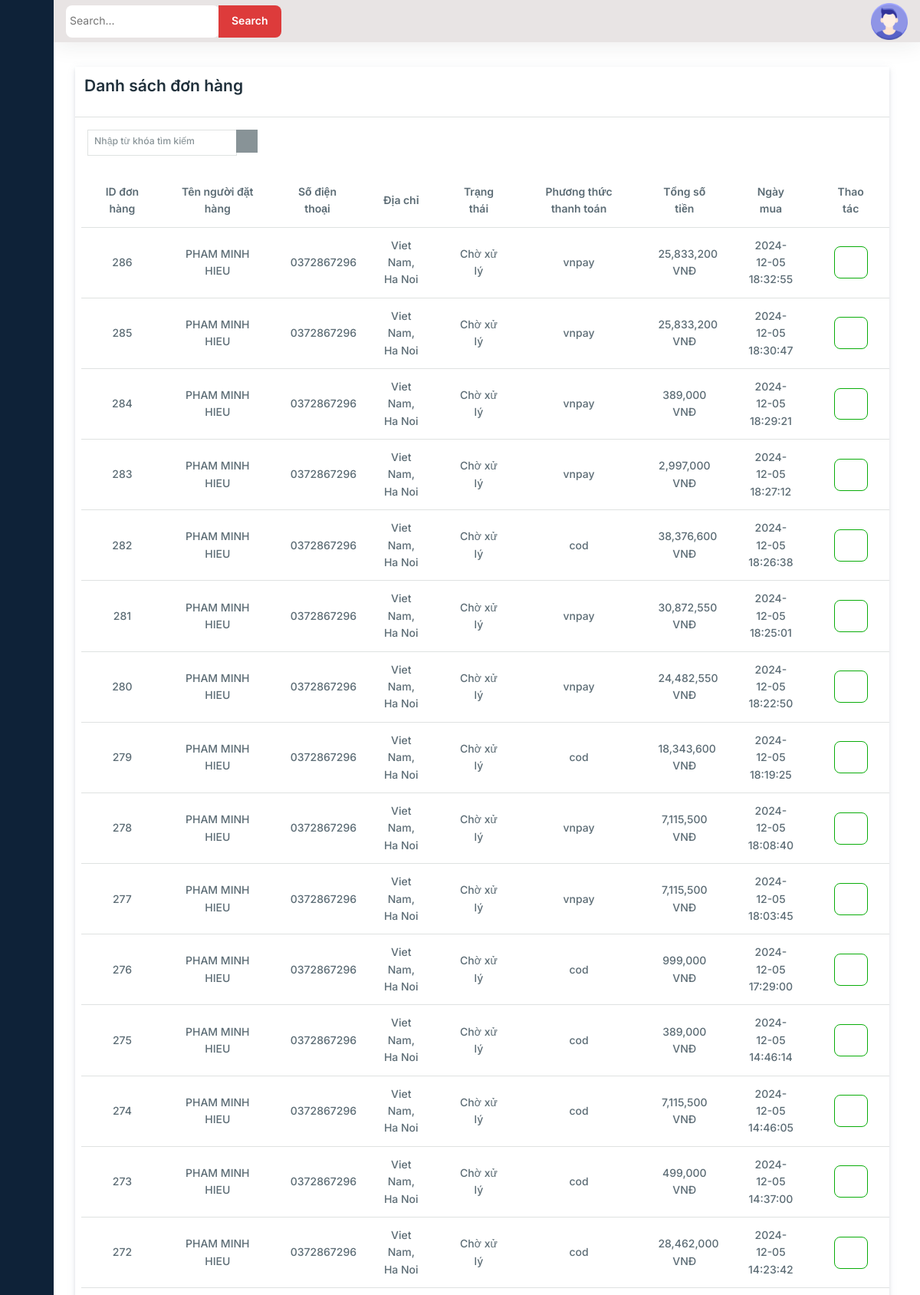
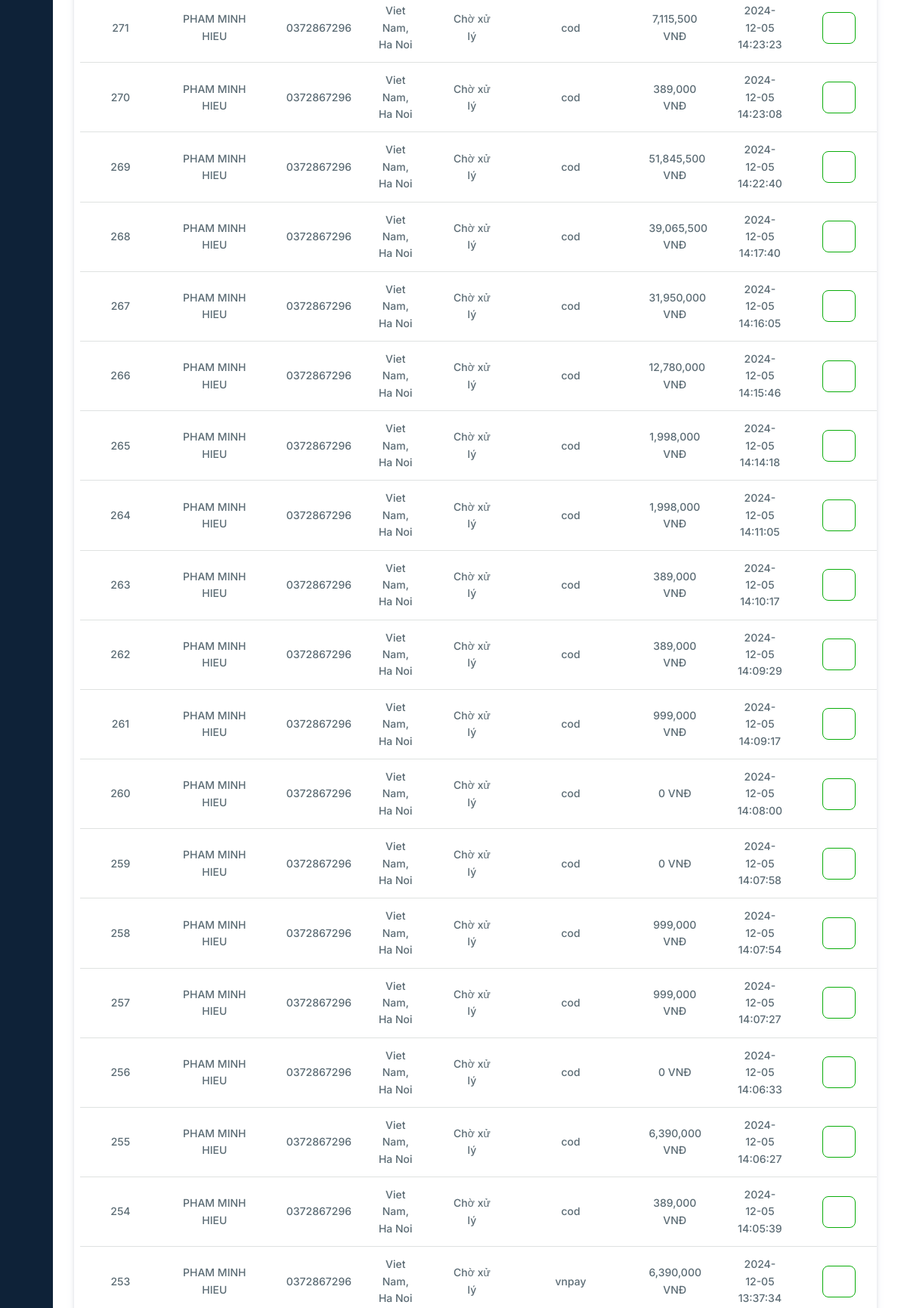
Page /admin?ctl=list-order (signed in, upper part) on the committed database (2 pictures, top to bottom).
### tables this page shows
CREATE TABLE `orders` (
  `id` int NOT NULL,
  `user_id` int NOT NULL,
  `status` varchar(100) NOT NULL,
  `payment` varchar(100) NOT NULL,
  `total_price` decimal(10,2) NOT NULL,
  `created_at` datetime NOT NULL DEFAULT CURRENT_TIMESTAMP COMMENT 'Ngày mua '
);

CREATE TABLE `users` (
  `id` int NOT NULL,
  `fullname` varchar(150) NOT NULL,
  `username` varchar(199) NOT NULL,
  `password` varchar(199) NOT NULL,
  `email` varchar(199) NOT NULL,
  `image` varchar(255) DEFAULT '/assets/images/account.png',
  `phone` varchar(15) DEFAULT NULL,
  `address` varchar(255) DEFAULT NULL,
  `role` enum('admin','user') DEFAULT 'user',
  `created_at` timestamp NOT NULL DEFAULT CURRENT_TIMESTAMP,
  `updated_at` timestamp NOT NULL DEFAULT CURRENT_TIMESTAMP
);

### common/function.php (called while the page is built, shortened)
<?php
function view($path_view, $data = [])
{
    extract($data);
    $path_view = str_replace(".", "/", $path_view);
    include_once ROOT_DIR . "views/$path_view.php";
}
function getOrderStatus($status)
{
    $status_detail = [
        1 => 'Chờ xử lý',
        2 => 'Đang xử lý',
        3 => 'Đã hoàn thành',
        4 => 'Đã huỷ'
    ];
    return $status_detail[$status];
}

### controllers/OrderController.php (called while the page is built, shortened)
<?php
class OrderController
{
    public function index()
    {
        $orders = (new Order)->all();
        return view('admin.orders.list', compact('orders'));
    }
}

### admin/index.php (called while the page is built, shortened)
<?php
require_once __DIR__ . "/../common/function.php";
require_once __DIR__ . "/../models/BaseModel.php";
require_once __DIR__ . "/../models/Order.php";
require_once __DIR__ . "/../controllers/OrderController.php";
$ctl = $_GET['ctl'] ?? "";
match ($ctl) {
    '' => (new AdminStatisticsController)->index(),
    'profile' => (new AdminUserController)->profile(),
    'listsp' => (new AdminProductController)->index(),
    'addsp' => (new AdminProductController)->create(),
    'storesp' => (new AdminProductController)->store(),
    'deletesp' => (new AdminProductController)->delete(),
    'editsp' => (new AdminProductController)->edit(),
    'updatesp' => (new AdminProductController)->update(),
    'listdm' => (new AdminCategoryController)->index(),
    'adddm' => (new AdminCategoryController)->create(),
    'storedm' => (new AdminCategoryController)->store(),
    'deletedm' => (new AdminCategoryController)->delete(),
    'editdm' => (new AdminCategoryController)->edit(),
    'updatedm' => (new AdminCategoryController)->update(),
    'listuser' => (new AdminUserController)->index(),
    'adduser' => (new AdminUserController)->create(),
    'storedm' => (new AdminUserController)->store(),
    'deleteuser' => (new AdminUserController)->delete(),
    'edituser' => (new AdminUserController)->edit(),
    'updateuser' => (new AdminUserController)->update(),
    'listcomment' => (new AdminCommentController)->index(),
    'deletecomment' => (new AdminCommentController)->delete(),
    'list-order' => (new OrderController) ->index(),
    'detail-order' =>(new OrderController) ->showOrder(),
    default => view('errors.404'),
};

### models/BaseModel.php (called while the page is built, shortened)
<?php
class BaseModel
{
    public function __construct()
    {
        try {
            $this->conn = new PDO("mysql:host=localhost; dbname=du-an-1; charset=utf8; port=3306", "root", "");
        } catch (PDOException $e) {
            echo "Lỗi kết nối CSDL: " . $e->getMessage();
        }
    }
}

### models/Order.php (called while the page is built, shortened)
<?php
class Order extends BaseModel
{
    public function all()
    {
        $sql = "SELECT o.*, fullname, email, address, phone FROM orders o JOIN users u ON o.user_id=u.id ORDER BY o.id DESC";
        $stmt = $this->conn->prepare($sql);
        $stmt->execute();
        return $stmt->fetchAll(PDO::FETCH_ASSOC);
    }
}

### views/admin/orders/list.php (the view, shortened to what this page needs)
<?php include_once ROOT_DIR . "views/admin/sidebar.php" ?>
<div class="main">
    <?php include_once ROOT_DIR . "views/admin/header.php" ?>
    <main class="container-fluid content px-3 py-4">
        <div class="shadow bg-white pb-5 mt-4 ms-4 mb-4 col-md-11" style="width: 96%;">
            <div>
                <h4 class="p-3">Danh sách đơn hàng</h4>
            </div>
            <hr>
            <div class="d-flex justify-content-between align-items-center">
                <form action="" class="ms-4">
                    <div class="input-group input-group-sm">
                        <input class="form-control rounded-0 mb-2 pb-2" type="search" id="search" name="search" placeholder="Nhập từ khóa tìm kiếm" aria-label="Sizing example input" aria-describedby="inputGroup-sizing-sm">
                        <div class="input-group-sm">
                            <button type="button" class="btn btn-secondary rounded-0">
                            </button>
                        </div>
                    </div>
                </form>
            </div>
            <div class="pb-5 mt-4 ms-2 mb-4 ">
                <table class="table table-hover ">
                    <thead class="thead-light">
                        <tr>
                        <th scope="col" class="text-center align-middle">ID đơn hàng</th>
                        <th scope="col" class="text-center align-middle">Tên người đặt hàng</th>
                        <th scope="col" class="text-center align-middle">Số điện thoại</th>
                        <th scope="col" class="text-center align-middle">Địa chỉ</th>
                        <th scope="col" class="text-center align-middle">Trạng thái</th>
                        <th scope="col" class="text-center align-middle">Phương thức thanh toán</th>
                        <th scope="col" class="text-center align-middle">Tổng số tiền</th>
                        <th scope="col" class="text-center align-middle">Ngày mua</th>
                        <th scope="col" class="text-center align-middle">Thao tác</th>
                        </tr>
                    </thead>
                    <tbody>
                        <?php foreach ($orders as $order) : ?>
                            <tr>
                                <td class="text-center align-middle"><?= $order['id'] ?></td>
                                <td class="text-center align-middle"><?= $order['fullname'] ?></td>
                                <td class="text-center align-middle"><?= $order['phone'] ?></td>
                                <td class="text-center align-middle"><?= $order['address'] ?></td>
                                <td class="text-center align-middle"><?= getOrderStatus($order['status']) ?></td>
                                <td class="text-center align-middle"><?= $order['payment'] ?></td>
                                <td class="text-center align-middle"><?= number_format($order['total_price']) ?> VNĐ</td>
                                <td class="text-center align-middle"><?= $order['created_at'] ?></td>
                                <td class="text-center align-middle">
                                    <a  href="<?= ADMIN_URL . '?ctl=detail-order&id=' . $order['id']?>">
                                    <button type="button" class="btn btn-outline-primary">
                                        </button>
                                    </a>
                                </td>
                            </tr>
                        <?php endforeach ?>
                    </tbody>
                </table>
            </div>
        </div>
</div>
</div>
<?php include_once ROOT_DIR . "views/admin/footer.php" ?>

### assets/css/admin.css (style rules this page uses)
a { text-decoration: none; }
body { font-family: 'Poppins', sans-serif; }
.main { display: flex; flex-direction: column; min-height: 100vh; width: 100%; overflow: hidden; transition: all 0.35s ease-in-out; background-color: #fff; min-width: 0; }
table tr td { max-width: 100px; max-height: 100px; }

### rows in the picture
orders: id "286", user.fullname "PHAM MINH HIEU", user.phone "0372867296", user.address "Viet Nam, Ha Noi", status "Chờ xử lý", payment "vnpay", total_price "25,833,200", created_at "2024-12-05 18:32:55"
orders: id "285", user.fullname "PHAM MINH HIEU", user.phone "0372867296", user.address "Viet Nam, Ha Noi", status "Chờ xử lý", payment "vnpay", total_price "25,833,200", created_at "2024-12-05 18:30:47"
orders: id "284", user.fullname "PHAM MINH HIEU", user.phone "0372867296", user.address "Viet Nam, Ha Noi", status "Chờ xử lý", payment "vnpay", total_price "389,000", created_at "2024-12-05 18:29:21"
orders: id "283", user.fullname "PHAM MINH HIEU", user.phone "0372867296", user.address "Viet Nam, Ha Noi", status "Chờ xử lý", payment "vnpay", total_price "2,997,000", created_at "2024-12-05 18:27:12"
orders: id "282", user.fullname "PHAM MINH HIEU", user.phone "0372867296", user.address "Viet Nam, Ha Noi", status "Chờ xử lý", payment "cod", total_price "38,376,600", created_at "2024-12-05 18:26:38"
orders: id "281", user.fullname "PHAM MINH HIEU", user.phone "0372867296", user.address "Viet Nam, Ha Noi", status "Chờ xử lý", payment "vnpay", total_price "30,872,550", created_at "2024-12-05 18:25:01"
orders: id "280", user.fullname "PHAM MINH HIEU", user.phone "0372867296", user.address "Viet Nam, Ha Noi", status "Chờ xử lý", payment "vnpay", total_price "24,482,550", created_at "2024-12-05 18:22:50"
orders: id "279", user.fullname "PHAM MINH HIEU", user.phone "0372867296", user.address "Viet Nam, Ha Noi", status "Chờ xử lý", payment "cod", total_price "18,343,600", created_at "2024-12-05 18:19:25"
orders: id "278", user.fullname "PHAM MINH HIEU", user.phone "0372867296", user.address "Viet Nam, Ha Noi", status "Chờ xử lý", payment "vnpay", total_price "7,115,500", created_at "2024-12-05 18:08:40"
orders: id "277", user.fullname "PHAM MINH HIEU", user.phone "0372867296", user.address "Viet Nam, Ha Noi", status "Chờ xử lý", payment "vnpay", total_price "7,115,500", created_at "2024-12-05 18:03:45"
orders: id "276", user.fullname "PHAM MINH HIEU", user.phone "0372867296", user.address "Viet Nam, Ha Noi", status "Chờ xử lý", payment "cod", total_price "999,000", created_at "2024-12-05 17:29:00"
orders: id "275", user.fullname "PHAM MINH HIEU", user.phone "0372867296", user.address "Viet Nam, Ha Noi", status "Chờ xử lý", payment "cod", total_price "389,000", created_at "2024-12-05 14:46:14"
orders: id "274", user.fullname "PHAM MINH HIEU", user.phone "0372867296", user.address "Viet Nam, Ha Noi", status "Chờ xử lý", payment "cod", total_price "7,115,500", created_at "2024-12-05 14:46:05"
orders: id "273", user.fullname "PHAM MINH HIEU", user.phone "0372867296", user.address "Viet Nam, Ha Noi", status "Chờ xử lý", payment "cod", total_price "499,000", created_at "2024-12-05 14:37:00"
orders: id "272", user.fullname "PHAM MINH HIEU", user.phone "0372867296", user.address "Viet Nam, Ha Noi", status "Chờ xử lý", payment "cod", total_price "28,462,000", created_at "2024-12-05 14:23:42"
orders: id "271", user.fullname "PHAM MINH HIEU", user.phone "0372867296", user.address "Viet Nam, Ha Noi", status "Chờ xử lý", payment "cod", total_price "7,115,500", created_at "2024-12-05 14:23:23"
orders: id "270", user.fullname "PHAM MINH HIEU", user.phone "0372867296", user.address "Viet Nam, Ha Noi", status "Chờ xử lý", payment "cod", total_price "389,000", created_at "2024-12-05 14:23:08"
orders: id "269", user.fullname "PHAM MINH HIEU", user.phone "0372867296", user.address "Viet Nam, Ha Noi", status "Chờ xử lý", payment "cod", total_price "51,845,500", created_at "2024-12-05 14:22:40"
orders: id "268", user.fullname "PHAM MINH HIEU", user.phone "0372867296", user.address "Viet Nam, Ha Noi", status "Chờ xử lý", payment "cod", total_price "39,065,500", created_at "2024-12-05 14:17:40"
orders: id "267", user.fullname "PHAM MINH HIEU", user.phone "0372867296", user.address "Viet Nam, Ha Noi", status "Chờ xử lý", payment "cod", total_price "31,950,000", created_at "2024-12-05 14:16:05"
orders: id "266", user.fullname "PHAM MINH HIEU", user.phone "0372867296", user.address "Viet Nam, Ha Noi", status "Chờ xử lý", payment "cod", total_price "12,780,000", created_at "2024-12-05 14:15:46"
orders: id "265", user.fullname "PHAM MINH HIEU", user.phone "0372867296", user.address "Viet Nam, Ha Noi", status "Chờ xử lý", payment "cod", total_price "1,998,000", created_at "2024-12-05 14:14:18"
orders: id "264", user.fullname "PHAM MINH HIEU", user.phone "0372867296", user.address "Viet Nam, Ha Noi", status "Chờ xử lý", payment "cod", total_price "1,998,000", created_at "2024-12-05 14:11:05"
orders: id "263", user.fullname "PHAM MINH HIEU", user.phone "0372867296", user.address "Viet Nam, Ha Noi", status "Chờ xử lý", payment "cod", total_price "389,000", created_at "2024-12-05 14:10:17"
orders: id "262", user.fullname "PHAM MINH HIEU", user.phone "0372867296", user.address "Viet Nam, Ha Noi", status "Chờ xử lý", payment "cod", total_price "389,000", created_at "2024-12-05 14:09:29"
orders: id "261", user.fullname "PHAM MINH HIEU", user.phone "0372867296", user.address "Viet Nam, Ha Noi", status "Chờ xử lý", payment "cod", total_price "999,000", created_at "2024-12-05 14:09:17"
orders: id "260", user.fullname "PHAM MINH HIEU", user.phone "0372867296", user.address "Viet Nam, Ha Noi", status "Chờ xử lý", payment "cod", total_price "0", created_at "2024-12-05 14:08:00"
orders: id "259", user.fullname "PHAM MINH HIEU", user.phone "0372867296", user.address "Viet Nam, Ha Noi", status "Chờ xử lý", payment "cod", total_price "0", created_at "2024-12-05 14:07:58"
orders: id "258", user.fullname "PHAM MINH HIEU", user.phone "0372867296", user.address "Viet Nam, Ha Noi", status "Chờ xử lý", payment "cod", total_price "999,000", created_at "2024-12-05 14:07:54"
orders: id "257", user.fullname "PHAM MINH HIEU", user.phone "0372867296", user.address "Viet Nam, Ha Noi", status "Chờ xử lý", payment "cod", total_price "999,000", created_at "2024-12-05 14:07:27"
orders: id "256", user.fullname "PHAM MINH HIEU", user.phone "0372867296", user.address "Viet Nam, Ha Noi", status "Chờ xử lý", payment "cod", total_price "0", created_at "2024-12-05 14:06:33"
orders: id "255", user.fullname "PHAM MINH HIEU", user.phone "0372867296", user.address "Viet Nam, Ha Noi", status "Chờ xử lý", payment "cod", total_price "6,390,000", created_at "2024-12-05 14:06:27"
orders: id "254", user.fullname "PHAM MINH HIEU", user.phone "0372867296", user.address "Viet Nam, Ha Noi", status "Chờ xử lý", payment "cod", total_price "389,000", created_at "2024-12-05 14:05:39"
orders: id "253", user.fullname "PHAM MINH HIEU", user.phone "0372867296", user.address "Viet Nam, Ha Noi", status "Chờ xử lý", payment "vnpay", total_price "6,390,000", created_at "2024-12-05 13:37:34"
